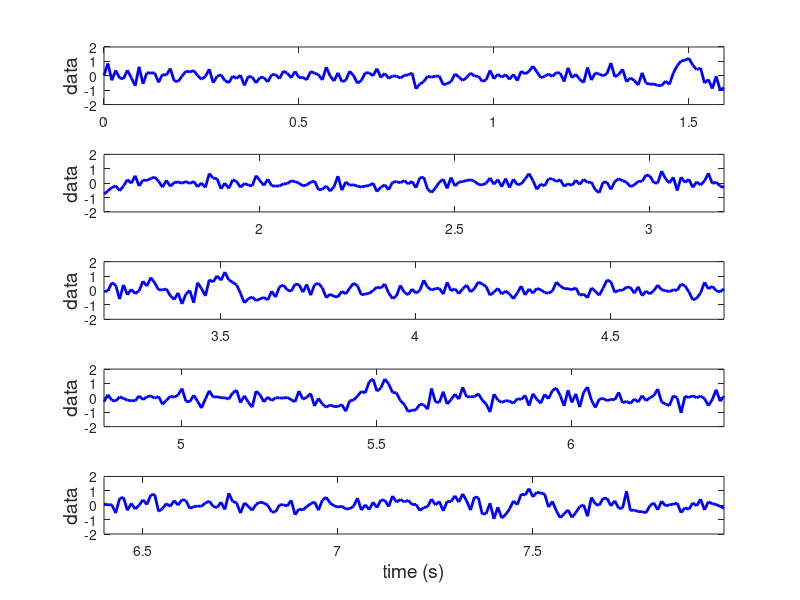
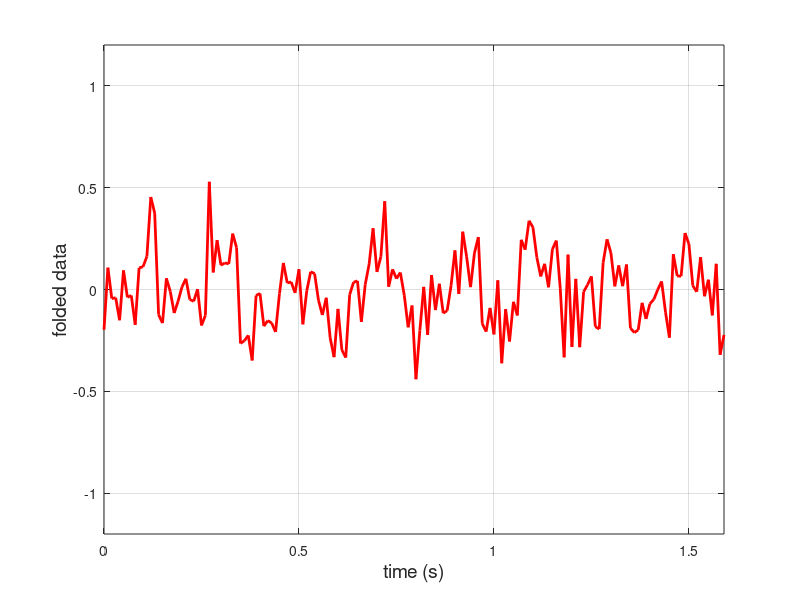
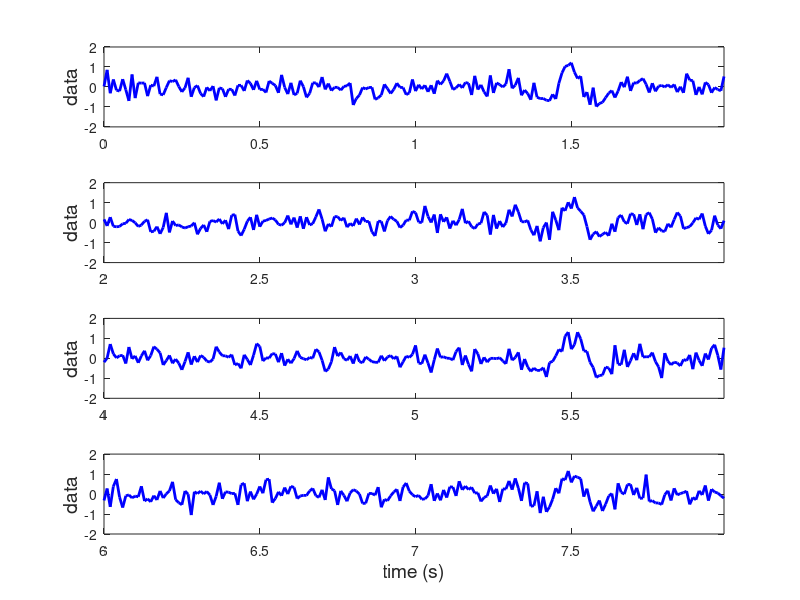
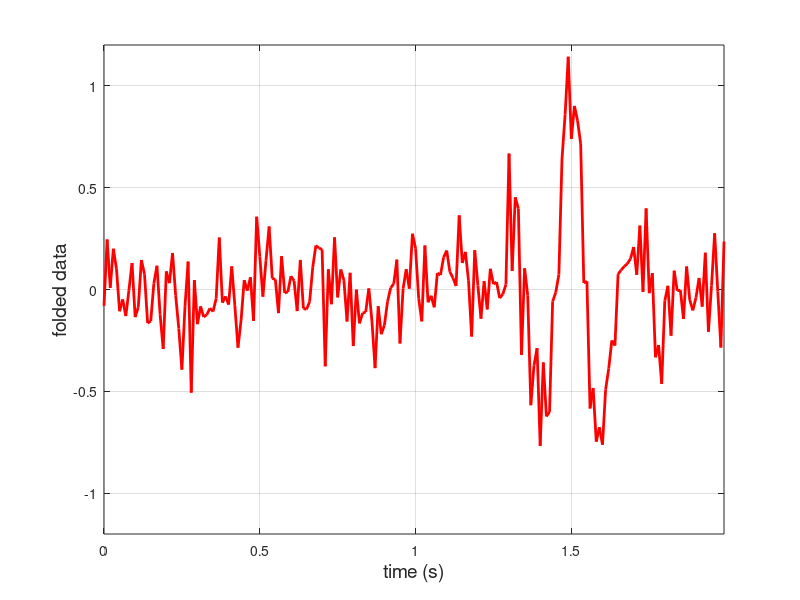

These charts were generated, in order, by the following MATLAB code:
% script for illustrating data folding

close all
%%%%%%%%%%%%%%%%%%%%%%%%%%%%%
randn('state', 31415)

% discrete times
Fs = 100;
deltaT = 1/Fs;
T = 8;
N = floor(T/deltaT);
t = linspace(0, T-deltaT, N);

% calculate profile (cosine guassian)

% profile from -1 sec to 1 sec
tp = linspace(-1,1,Fs*2);
T0 = 0.2; % period for cosine
p = cos(2*pi*tp/T0).*exp(-(tp/0.15).^2);
norm = 1/sum(deltaT*p.^2);

% template for zero-padded data from 0 to 10 sec
template = cos(2*pi*t/T0).*exp(-(t/0.15).^2) ...
         + cos(2*pi*(t-T)/T0).*exp(-((t-T)/0.15).^2);

% signal is pulse centered at t1 and t2
% data = signal + noise (white noise)
t1 = 1.5;
t2 = 3.5;
t3 = 5.5;
t4 = 7.5;
s1 = cos(2*pi*(t-t1)/T0).*exp(-((t-t1)/0.15).^2);
s2 = cos(2*pi*(t-t2)/T0).*exp(-((t-t2)/0.15).^2);
s3 = cos(2*pi*(t-t3)/T0).*exp(-((t-t3)/0.15).^2);
s4 = cos(2*pi*(t-t4)/T0).*exp(-((t-t4)/0.15).^2);
s = s1 + s2 + s3 + s4;
n = 0.3*randn(size(s));
d = s+n;

% break data into chunks  
Tp = 1.6;
Np = Tp*Fs;
tf1 = linspace(0, (Np-1)*deltaT, Np);
tf2 = linspace(Np*deltaT, (2*Np-1)*deltaT, Np);
tf3 = linspace(2*Np*deltaT, (3*Np-1)*deltaT, Np);
tf4 = linspace(3*Np*deltaT, (4*Np-1)*deltaT, Np);
tf5 = linspace(4*Np*deltaT, (5*Np-1)*deltaT, Np);
d1 = d(1:Np);
d2 = d(Np+1:2*Np);
d3 = d(2*Np+1:3*Np);
d4 = d(3*Np+1:4*Np);
d5 = d(4*Np+1:5*Np);
foldedavg = (1/5)* (d1+d2+d3+d4+d5);
figure(1)
subplot(5,1,1)
plot(tf1, d1, '-b', 'linewidth', 2)
xlim([tf1(1) tf1(end)])
ylim([-2 2])
ylabel('data', 'fontsize', 14)
subplot(5,1,2)
plot(tf2, d2, '-b', 'linewidth', 2)
xlim([tf2(1) tf2(end)])
ylim([-2 2])
ylabel('data', 'fontsize', 14)
subplot(5,1,3)
plot(tf3, d3, '-b', 'linewidth', 2)
xlim([tf3(1) tf3(end)])
ylim([-2 2])
ylabel('data', 'fontsize', 14)
subplot(5,1,4)
plot(tf4, d4, '-b', 'linewidth', 2)
xlim([tf4(1) tf4(end)])
ylim([-2 2])
ylabel('data', 'fontsize', 14)
subplot(5,1,5)
plot(tf5, d5, '-b', 'linewidth', 2)
xlim([tf5(1) tf5(end)])
ylim([-2 2])
ylabel('data', 'fontsize', 14)
xlabel('time (s)', 'fontsize', 14)
ylabel('data', 'fontsize', 14)
print -depsc2 foldeddata_incorrect_all.eps

figure(2)
plot(tf1, foldedavg, '-r', 'linewidth', 2)
xlim([tf1(1) tf1(end)])
ylim([-1.2 1.2])
xlabel('time (s)', 'fontsize', 14)
ylabel('folded data', 'fontsize', 14)
grid on
print -depsc2 foldeddata_incorrect_avg.eps

%%%%%%%%%%%%%%%%%%%%%%%%%%%%%%%%%%%%%%%%%%%%%%%%%%%%
% break data into chunks  
Tp = 2;
Np = Tp*Fs;
tf1 = linspace(0, (Np-1)*deltaT, Np);
tf2 = linspace(Np*deltaT, (2*Np-1)*deltaT, Np);
tf3 = linspace(2*Np*deltaT, (3*Np-1)*deltaT, Np);
tf4 = linspace(3*Np*deltaT, (4*Np-1)*deltaT, Np);
d1 = d(1:Np);
d2 = d(Np+1:2*Np);
d3 = d(2*Np+1:3*Np);
d4 = d(3*Np+1:4*Np);
foldedavg = (1/4)*(d1+d2+d3+d4);

figure(3)
subplot(4,1,1)
plot(tf1, d1, '-b', 'linewidth', 2)
xlim([tf1(1) tf1(end)])
ylim([-2 2])
ylabel('data', 'fontsize', 14)
subplot(4,1,2)
plot(tf2, d2, '-b', 'linewidth', 2)
xlim([tf2(1) tf2(end)])
ylim([-2 2])
ylabel('data', 'fontsize', 14)
subplot(4,1,3)
plot(tf3, d3, '-b', 'linewidth', 2)
xlim([tf3(1) tf3(end)])
ylim([-2 2])
ylabel('data', 'fontsize', 14)
subplot(4,1,4)
plot(tf4, d4, '-b', 'linewidth', 2)
xlim([tf4(1) tf4(end)])
ylim([-2 2])
xlabel('time (s)', 'fontsize', 14)
ylabel('data', 'fontsize', 14)
print -depsc2 foldeddata_correct_all.eps

figure(4)
plot(tf1, foldedavg, '-r', 'linewidth', 2)
xlim([tf1(1) tf1(end)])
ylim([-1.2 1.2])
xlabel('time (s)', 'fontsize', 14)
ylabel('folded data', 'fontsize', 14)
grid on
print -depsc2 foldeddata_correct_avg.eps

return


